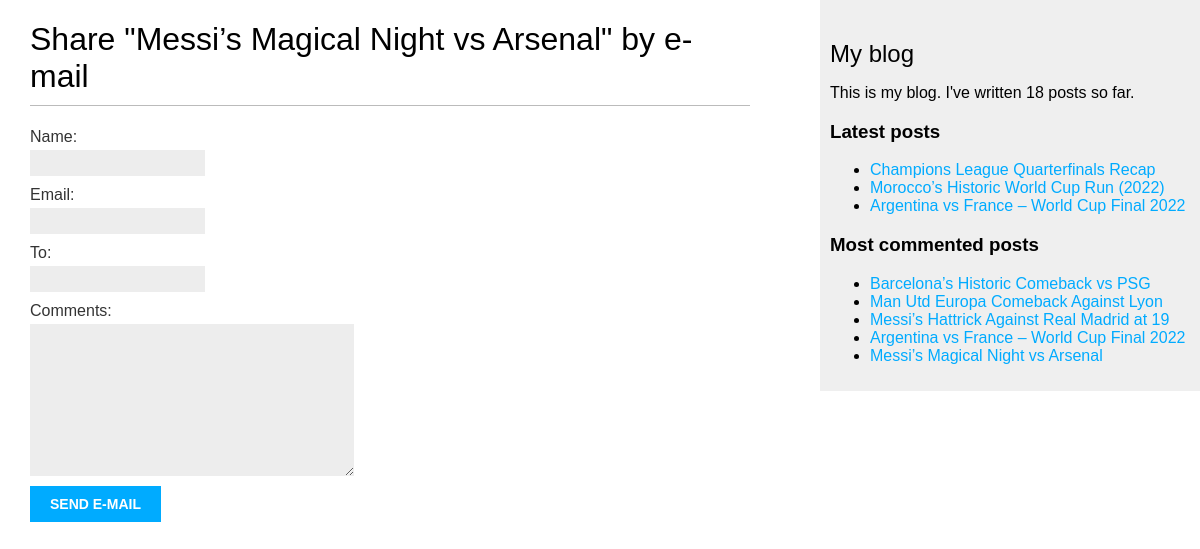
Screenshot of /blog/1/share/ with the database file from the repository.
### blog/models.py (models this page shows, shortened)
class Post(models.Model):
    class Status(models.TextChoices):
        DRAFT = 'DE', 'Draft'
        PUBLISHED = 'PB', 'Published'
    title = models.CharField(max_length=250)
    slug = models.SlugField(max_length=250, unique_for_date='publish')
    author = models.ForeignKey(
        settings.AUTH_USER_MODEL,
        on_delete = models.CASCADE,
        related_name = 'blog_posts'
    )
    objects = models.Manager()
    published = PublishedManager()
    tags = TaggableManager()
    body = models.TextField()
    publish = models.DateTimeField(default=timezone.now)
    created = models.DateTimeField(auto_now_add=True)
    updated = models.DateTimeField(auto_now=True)
    status = models.CharField(
        max_length = 2,
        choices = Status,
        default = Status.DRAFT
    )
    class Meta:
        ordering = ['-publish']
        indexes = [
            models.Index(fields=['-publish']),
        ]
    def get_absolute_url(self):
        return reverse(
            'blog:post_detail',
            args=[
                self.publish.year,
                self.publish.month,
                self.publish.day,
                self.slug
            ]
        )

### blog/views.py (the view)
# urls.py: path('<int:post_id>/share/', views.post_share, name='post_share'),
def post_share(request, post_id):
    post = get_object_or_404(
        Post,
        id=post_id,
        status=Post.Status.PUBLISHED
    )
    sent = False
    if request.method == 'POST':
        form = EmailPostForm(request.POST)
        if form.is_valid():
            cd = form.cleaned_data
            post_url = request.build_absolute_uri(
                post.get_absolute_url()
            )
            subject = (
                f"{cd['name']} ({cd['email']}) "
                f"recommends you read {post.title}"
            )
            message = (
                f"Read {post.title} at {post_url}\n\n"
                f"{cd['name']}'s comments: {cd['comments']}"
            )
            send_mail(
                subject=subject,
                message=message,
                from_email=None,
                recipient_list=[cd['to']],
            )
            sent = True
    else:
        form = EmailPostForm()
    return render(
        request,
        'blog/post/share.html',
        {
            'post': post,
            'form': form,
            'sent': sent
        },
    )

### blog/forms.py
class EmailPostForm(forms.Form):
    name = forms.CharField(max_length=25)
    email = forms.EmailField()
    to = forms.EmailField()
    comments = forms.CharField(
        required=False,
        widget=forms.Textarea
    )

### blog/models.py (called while the page is built)
    def get_queryset(self):
        return(
            super().get_queryset().filter(status = Post.Status.PUBLISHED)
        )

### blog/templatetags/blog_tags.py (called while the page is built)
@register.simple_tag
def total_posts():
    return Post.published.count()

@register.inclusion_tag('blog/post/latest_posts.html')
def show_latest_posts(count=5):
    latest_posts = Post.published.order_by('-publish')[:count]
    return{'latest_posts': latest_posts}

@register.simple_tag
def get_most_commented_posts(count=5):
    return Post.published.annotate(
        total_comments = Count('comments')
    ).order_by('-total_comments')[:count]

### blog/templates/blog/post/share.html (shortened to what this page needs)
{% extends "blog/base.html" %}
{% block content %}
  {% if sent %}
    <h1>E-mail successfully sent</h1>
    <p>
      "{{ post.title }}" was successfully sent to {{ form.cleaned_data.to }}.
    </p>
  {% else %}
    <h1>Share "{{ post.title }}" by e-mail</h1>
    <form method="post">
      {{ form.as_p }}
      <input type="submit" value="Send e-mail">
    </form>
  {% endif %}
{% endblock %}

### blog/templates/blog/base.html (shortened to what this page needs)
{% load blog_tags %}
{% load static %}
<!DOCTYPE html>
<html>
<head>
  <link href="{% static 'blog.css' %}" rel="stylesheet">
</head>
<body>
    <div id="content">
        {% block content %}
        {% endblock %}
      </div>
      <div id="sidebar">
        <h2>My blog</h2>
        <p>
        This is my blog.
        I've written {% total_posts %} posts so far.
        </p>
        <h3>Latest posts</h3>
        {% show_latest_posts 3 %}
        <h3>Most commented posts</h3>
        {% get_most_commented_posts as most_commented_posts %}
        <ul>
          {% for post in most_commented_posts %}
            <li>
              <a href="{{ post.get_absolute_url }}">{{ post.title }}</a>
            </li>
          {% endfor %}
        </ul>
      </div>
    </body>
    </html>

### blog/templates/blog/post/latest_posts.html
<ul>
    {% for post in latest_posts %}
      <li>
        <a href="{{ post.get_absolute_url }}">{{ post.title }}</a>
      </li>
    {% endfor %}
  </ul>

### blog/static/blog.css (style rules this page uses)
body { margin:0; padding:0; font-family:helvetica, sans-serif; }
a { color:#00abff; text-decoration:none; }
h1 { font-weight:normal; border-bottom:1px solid #bbb; padding:0 0 10px 0; }
h2 { font-weight:normal; margin:30px 0 0; }
#content { float:left; width:60%; padding:0 0 0 30px; }
#sidebar { float:right; width:30%; padding:10px; background:#efefef; height:100%; }
label { float:left; clear:both; color:#333; margin-bottom:4px; }
input, textarea { clear:both; float:left; margin:0 0 10px; background:#ededed; border:0; padding:6px 10px; font-size:12px; }
input[type=submit] { font-weight:bold; background:#00abff; color:#fff; padding:10px 20px; font-size:14px; text-transform:uppercase; }

### rows the page displays
Post: title "Messi’s Magical Night vs Arsenal"
Post: title "Champions League Quarterfinals Recap"
Post: title "Morocco’s Historic World Cup Run (2022)"
Post: title "Argentina vs France – World Cup Final 2022"
Post: title "Barcelona’s Historic Comeback vs PSG"
Post: title "Man Utd Europa Comeback Against Lyon"
Post: title "Messi’s Hattrick Against Real Madrid at 19"
